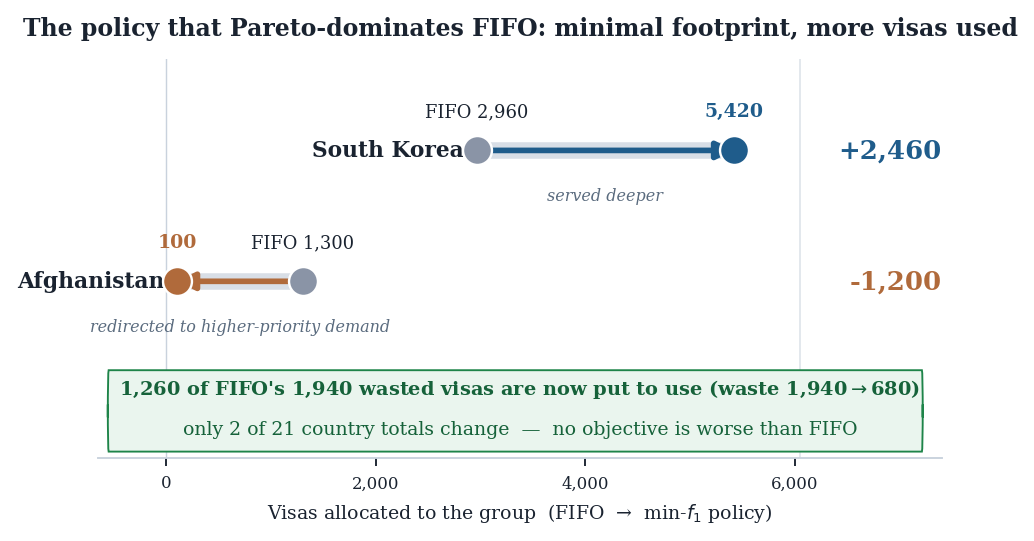

Write Python code to recreate this figure.
"""
Appendix Figure 2 (redesigned for an UNAMBIGUOUS 'this is an improvement'
message). The min-f1 policy Pareto-dominates FIFO; this figure shows the two
country queues that change as before->after, headlined by the 1,260 visas
rescued from waste. Numbers from the firewall-verified seeds 1-30 reproduction.
"""
import csv
from pathlib import Path
import matplotlib
matplotlib.use("Agg")
import matplotlib.pyplot as plt
from matplotlib.patches import FancyArrowPatch, FancyBboxPatch

OUT = Path(__file__).resolve().parent

# read the two changed groups straight from the firewall-verified reproduction
NOTE = {"South Korea": "served deeper",
        "Afghanistan": "redirected to higher-priority demand"}
movers = []
for r in csv.reader(open(OUT / "country_impact_1to30.csv")):
    if r[0] in ("country", "__policy__"):
        continue
    name, fifo, minf1, delta = r[0], int(r[1]), int(r[2]), int(r[3])
    if delta != 0:
        movers.append((name, fifo, minf1, NOTE.get(name, "")))
# show gainers first (top), losers below
GROUPS = sorted(movers, key=lambda g: -(g[2] - g[1]))
WASTE_FIFO, WASTE_MINF1 = 1940, 680
RESCUED = WASTE_FIFO - WASTE_MINF1   # 1,260
assert len(GROUPS) == 2, f"expected 2 movers, got {len(GROUPS)}"

INK = "#1A2330"; GAIN = "#1E8449"; FIFO_C = "#8A94A6"; FRONT_C = "#1F5C8B"
plt.rcParams.update({"font.family": "serif", "font.size": 9, "text.color": INK,
                     "axes.labelcolor": INK, "xtick.color": INK, "ytick.color": INK})

fig, ax = plt.subplots(figsize=(6.4, 3.05))
XMAX = 7400
ax.set_xlim(-650, XMAX)
ax.set_ylim(-1.35, 1.7)
ax.axvline(6050, color="#E2E7ED", lw=0.8, zorder=-2)   # separates the delta column

for i, (name, vf, vt, note) in enumerate(GROUPS):
    y = 1 - i
    up = vt > vf
    col = FRONT_C if up else "#B06A3B"
    ax.plot([vf, vt], [y, y], color="#D8DEE6", lw=7, solid_capstyle="round", zorder=0)
    arr = FancyArrowPatch((vf, y), (vt, y), arrowstyle="-|>", mutation_scale=15,
                          lw=2.4, color=col, zorder=3, shrinkA=0, shrinkB=0)
    ax.add_patch(arr)
    ax.scatter([vf], [y], s=150, marker="o", color=FIFO_C, edgecolors="white",
               linewidths=1.0, zorder=4)
    ax.scatter([vt], [y], s=150, marker="o", color=col, edgecolors="white",
               linewidths=1.0, zorder=5)
    ax.text(min(vf, vt) - 120, y, name, ha="right", va="center",
            fontsize=9.2, weight="bold")
    # value labels on each endpoint
    ax.annotate(f"FIFO {vf:,}", (vf, y), xytext=(vf, y + 0.26), ha="center",
                fontsize=7.6, color=INK)
    ax.annotate(f"{vt:,}", (vt, y), xytext=(vt, y + 0.26), ha="center",
                fontsize=8.0, color=col, weight="bold")
    sign = "+" if up else ""
    ax.text(XMAX, y, f"{sign}{vt - vf:,}", ha="right", va="center",
            fontsize=11, weight="bold", color=col)
    ax.text((vf + vt) / 2, y - 0.28, note, ha="center", va="top",
            fontsize=6.8, style="italic", color="#5A6B7E")

# headline + rescued-visas callout
ax.set_title("The policy that Pareto-dominates FIFO: minimal footprint, more visas used",
             fontsize=10, weight="bold", pad=10, loc="center")
cx = (XMAX - 650) / 2
box = FancyBboxPatch((-560, -1.30), XMAX + 380, 0.62,
                     boxstyle="round,pad=0.02,rounding_size=8",
                     transform=ax.transData, facecolor="#EAF5EE",
                     edgecolor=GAIN, linewidth=0.8, zorder=-1, mutation_aspect=0.045)
ax.add_patch(box)
ax.text(cx, -0.82,
        f"{RESCUED:,} of FIFO's {WASTE_FIFO:,} wasted visas are now put to use "
        f"(waste {WASTE_FIFO:,}$\\to${WASTE_MINF1:,})",
        ha="center", va="center", fontsize=8.2, color="#16623A", weight="bold")
ax.text(cx, -1.13,
        "only 2 of 21 country totals change  —  no objective is worse than FIFO",
        ha="center", va="center", fontsize=8.0, color="#16623A")

ax.axvline(0, color="#C9D2DD", lw=0.6, zorder=-2)
ax.set_yticks([]); ax.set_xticks([0, 2000, 4000, 6000])
ax.set_xticklabels(["0", "2,000", "4,000", "6,000"], fontsize=7)
ax.set_xlabel("Visas allocated to the group  (FIFO  →  min-$f_1$ policy)", fontsize=8)
for s in ("top", "right", "left"):
    ax.spines[s].set_visible(False)
ax.spines["bottom"].set_color("#C9D2DD")

fig.savefig(OUT / "fig_anexo_dominance.pdf", bbox_inches="tight")
fig.savefig(OUT / "fig_anexo_dominance.png", dpi=170, bbox_inches="tight")
print(f"saved fig_anexo_dominance | rescued={RESCUED} | groups changed=2 "
      f"| SK {GROUPS[0][1]}->{GROUPS[0][2]} | Afg {GROUPS[1][1]}->{GROUPS[1][2]}")
